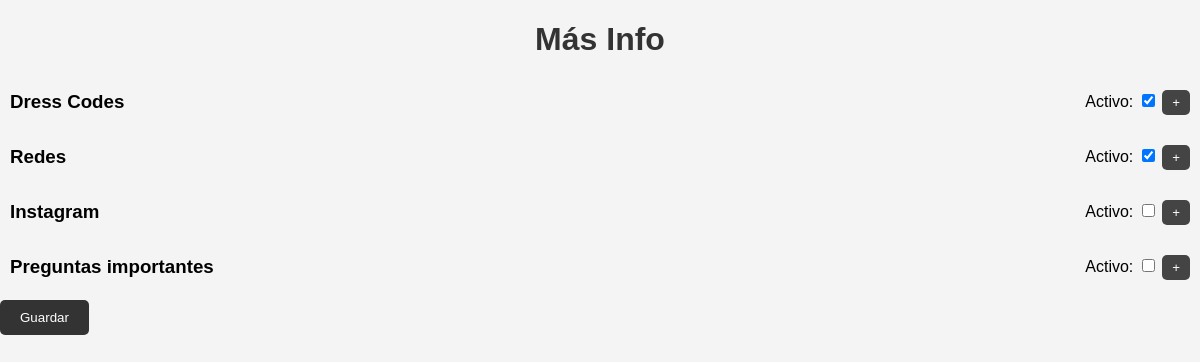
Screenshot of /adminqfyAeuJ7hZ/info_otra.php (signed in) with the database file from the repository.
### tables this page shows
CREATE TABLE `info_otra` (
  `id` int(11) NOT NULL AUTO_INCREMENT,
  `titulo` varchar(255) NOT NULL,
  `descripcion` text NOT NULL,
  `direccion` varchar(255) NOT NULL,
  `url` varchar(255) NOT NULL,
  `icono` varchar(255) NOT NULL,
  `activo` tinyint(1) DEFAULT 1,
  `orden` int(10) NOT NULL,
  PRIMARY KEY (`id`)
);

### adminqfyAeuJ7hZ/info_otra.php (the view, shortened to what this page needs)
<?php
include_once '../conexion.php';
$query = "SELECT * FROM info_otra";
$result = mysqli_query($conn, $query);
$eventos = [];
while ($row = mysqli_fetch_assoc($result)) {
    $eventos[] = $row;
}
?>
<!DOCTYPE html>
<html lang="es">
<head>
    <link rel="stylesheet" href="combined-styles.css">
    <link rel="stylesheet" href="https://cdnjs.cloudflare.com/ajax/libs/font-awesome/5.15.4/css/all.min.css">
</head>
<body>
    <h1>Más Info</h1>
    <form method="post" action="">
        <?php foreach ($eventos as $evento): ?>
        <div class="event-header">
            <h3><?php echo $evento['titulo']; ?></h3>
            <div>
                <label for="activo_<?php echo $evento['id']; ?>">Activo:</label>
                <input type="checkbox" name="info_otra[<?php echo $evento['id']; ?>][activo]" id="activo_<?php echo $evento['id']; ?>" <?php echo $evento['activo'] ? 'checked' : ''; ?>>
                <button type="button" class="toggle-details" onclick="toggleDetails(<?php echo $evento['id']; ?>)">+</button>
            </div>
        </div>
        <?php endforeach; ?>
        <button type="submit">Guardar</button>
    </form>
</body>
</html>

### adminqfyAeuJ7hZ/combined-styles.css (style rules this page uses)
body { font-family: 'Arial', sans-serif; background-color: #f4f4f4; margin: 0; padding: 0; display: flex; flex-direction: column; min-height: 100vh; }
h1, h2 { text-align: center; color: #333; }
body { font-family: Arial, sans-serif; background-color: #f4f4f4; margin: 0; padding: 0; }
h1 { text-align: center; color: #333; }
button { background-color: #333333; color: white; border: none; padding: 10px 20px; cursor: pointer; border-radius: 5px; transition: background-color 0.3s; }
.event-header { display: flex; justify-content: space-between; align-items: center; background-color: #f4f4f4; padding: 10px; border-radius: 5px; margin-bottom: 10px; }
.event-header h3 { margin: 0; }
.toggle-details { cursor: pointer; background-color: #444; color: white; border: none; padding: 5px 10px; border-radius: 5px; }
body { font-family: sans-serif; margin: 0; background-color: #f4f4f4; }

### rows the page displays
info_otra: titulo "Dress Codes", activo "☑"
info_otra: titulo "Redes", activo "☑"
info_otra: titulo "Instagram"
info_otra: titulo "Preguntas importantes"
